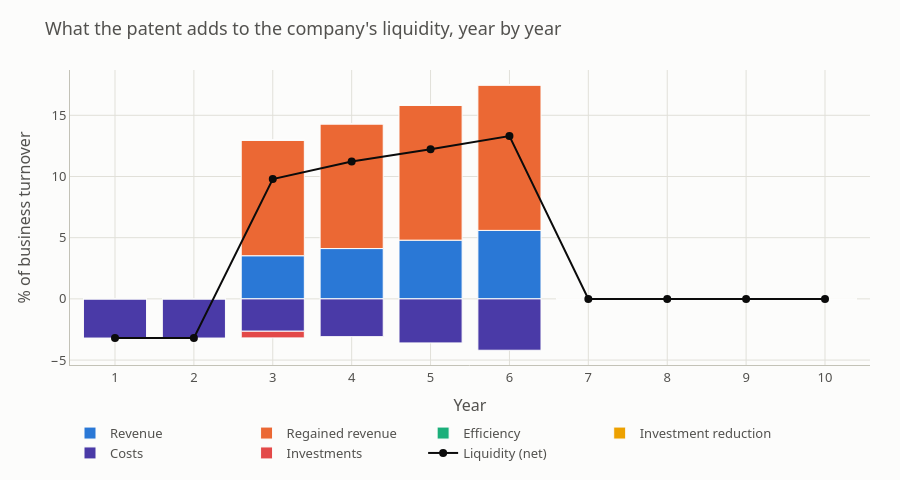

The cell this chart's notebook holds for it:
### Markdown cell above
The same table as a picture. Bars above the line add liquidity, bars below subtract it; the
black line is what remains in each year, before discounting.

Watch three things. **Years 1 and 2 are pure cost** — the technology is not on the market yet,
but development is being paid for, so liquidity is negative. **The equipment investment lands
once**, in the year of market entry, and never again. And **the whole thing stops when the
technology's life expectancy runs out** — here after four years on the market — whether or not
the patent is still in force. A patent with twelve years of term left protects a technology
that the model expects to be commercially irrelevant long before that.

### Code cell
components = [
    ("Revenue", [r.revenue for r in flow], kit.PALETTE["revenue"]),
    ("Regained revenue", [r.regained_revenue for r in flow], kit.PALETTE["regained"]),
    ("Efficiency", [r.efficiency for r in flow], kit.PALETTE["efficiency"]),
    ("Investment reduction", [r.investment_reduction for r in flow], kit.PALETTE["investment_reduction"]),
    ("Costs", [-r.costs for r in flow], kit.PALETTE["costs"]),
    ("Investments", [-r.investments for r in flow], kit.PALETTE["investments"]),
]
years = [r.year for r in flow]

fig = go.Figure()
for name, values, color in components:
    fig.add_trace(go.Bar(
        x=years, y=values, name=name,
        marker={"color": color, "line": {"width": 1, "color": kit.PALETTE["surface"]}},
        hovertemplate="%{y:.2f} % of turnover<extra>" + name + "</extra>",
    ))
fig.add_trace(go.Scatter(
    x=years, y=[r.liquidity for r in flow], name="Liquidity (net)",
    mode="lines+markers", line={"color": kit.PALETTE["ink"], "width": 2},
    marker={"size": 8}, hovertemplate="%{y:.2f} % of turnover<extra>Liquidity</extra>",
))

fig.update_layout(
    **kit.CHART_LAYOUT,
    barmode="relative", height=480, hovermode="x unified",
    title="What the patent adds to the company's liquidity, year by year",
)
fig.update_xaxes(title="Year", dtick=1)
fig.update_yaxes(title="% of business turnover")
fig.show()

### Figure 1 — Plotly figure (JSON) as saved in the notebook; plotly's stock layout.template omitted (floating-point values rounded to 4 significant figures)
{"data": [{"hovertemplate": "%{y:.2f} % of turnover<extra>Revenue</extra>", "marker": {"color": "#2a78d6", "line": {"color": "#fcfcfb", "width": 1}}, "name": "Revenue", "type": "bar", "x": [1, 2, 3, 4, 5, 6, 7, 8, 9, 10], "y": [0.0, 0.0, 3.526, 4.113, 4.798, 5.596, 0.0, 0.0, 0.0, 0.0]}, {"hovertemplate": "%{y:.2f} % of turnover<extra>Regained revenue</extra>", "marker": {"color": "#eb6834", "line": {"color": "#fcfcfb", "width": 1}}, "name": "Regained revenue", "type": "bar", "x": [1, 2, 3, 4, 5, 6, 7, 8, 9, 10], "y": [0.0, 0.0, 9.448, 10.2, 11.02, 11.9, 0.0, 0.0, 0.0, 0.0]}, {"hovertemplate": "%{y:.2f} % of turnover<extra>Efficiency</extra>", "marker": {"color": "#1baf7a", "line": {"color": "#fcfcfb", "width": 1}}, "name": "Efficiency", "type": "bar", "x": [1, 2, 3, 4, 5, 6, 7, 8, 9, 10], "y": [0.0, 0.0, 0.0, 0.0, 0.0, 0.0, 0.0, 0.0, 0.0, 0.0]}, {"hovertemplate": "%{y:.2f} % of turnover<extra>Investment reduction</extra>", "marker": {"color": "#eda100", "line": {"color": "#fcfcfb", "width": 1}}, "name": "Investment reduction", "type": "bar", "x": [1, 2, 3, 4, 5, 6, 7, 8, 9, 10], "y": [0.0, 0.0, 0.0, 0.0, 0.0, 0.0, 0.0, 0.0, 0.0, 0.0]}, {"hovertemplate": "%{y:.2f} % of turnover<extra>Costs</extra>", "marker": {"color": "#4a3aa7", "line": {"color": "#fcfcfb", "width": 1}}, "name": "Costs", "type": "bar", "x": [1, 2, 3, 4, 5, 6, 7, 8, 9, 10], "y": [-3.2, -3.2, -2.645, -3.085, -3.598, -4.197, -0.0, -0.0, -0.0, -0.0]}, {"hovertemplate": "%{y:.2f} % of turnover<extra>Investments</extra>", "marker": {"color": "#e34948", "line": {"color": "#fcfcfb", "width": 1}}, "name": "Investments", "type": "bar", "x": [1, 2, 3, 4, 5, 6, 7, 8, 9, 10], "y": [-0.0, -0.0, -0.541, -0.0, -0.0, -0.0, -0.0, -0.0, -0.0, -0.0]}, {"hovertemplate": "%{y:.2f} % of turnover<extra>Liquidity</extra>", "line": {"color": "#0b0b0b", "width": 2}, "marker": {"size": 8}, "mode": "lines+markers", "name": "Liquidity (net)", "type": "scatter", "x": [1, 2, 3, 4, 5, 6, 7, 8, 9, 10], "y": [-3.2, -3.2, 9.788, 11.23, 12.22, 13.3, 0.0, 0.0, 0.0, 0.0]}], "layout": {"barmode": "relative", "font": {"color": "#52514e", "family": "system-ui, -apple-system, Segoe UI, sans-serif", "size": 13}, "height": 480, "hovermode": "x unified", "legend": {"orientation": "h", "x": 0, "y": -0.18}, "margin": {"b": 60, "l": 70, "r": 30, "t": 70}, "paper_bgcolor": "#fcfcfb", "plot_bgcolor": "#fcfcfb", "title": {"text": "What the patent adds to the company's liquidity, year by year"}, "xaxis": {"dtick": 1, "gridcolor": "#e1e0d9", "linecolor": "#c3c2b7", "title": {"text": "Year"}, "zeroline": false}, "yaxis": {"gridcolor": "#e1e0d9", "linecolor": "#c3c2b7", "title": {"text": "% of business turnover"}, "zeroline": false}}}
